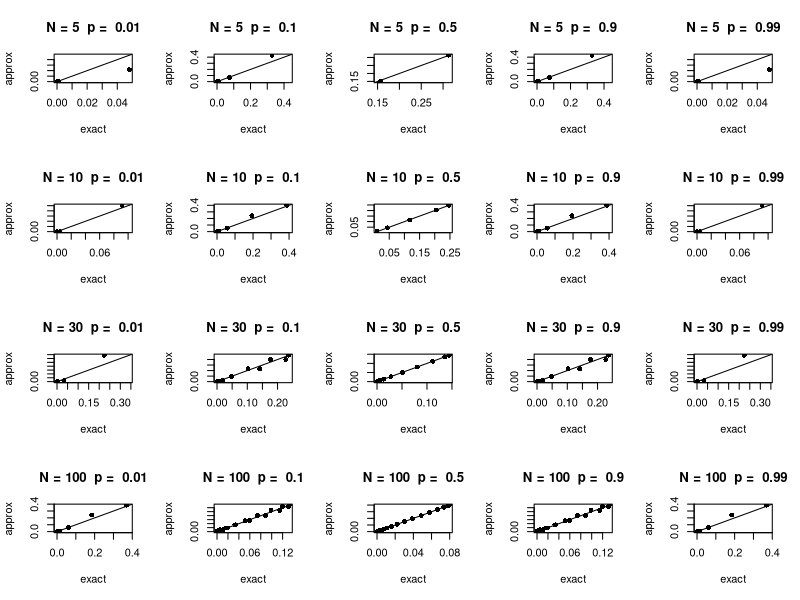

Reproduce this figure in R.
## ---- chunk 1
knitr::opts_chunk$set(echo = TRUE)
## ---- chunk 2
?dbinom
dbinom(2,4,0.49)
## ---- chunk 3
dbinom(4,10,0.49)
## ---- chunk 4
1 - pbinom(10,20,0.40)
## ---- chunk 5
p_win<-1 / 175223510
N <- 189000000
1 - dbinom(0,N,p_win) #prob of 1 or more winning tickets
## ---- chunk 6
1 - pbinom(1,N,p_win) #prob of 2 or more winning tickets
## ---- chunk 7
pbinom(9,20,0.4) - pbinom(7,20, 0.4)
## ---- chunk 8
# E(SN) = Np = 20 * 0.4
# Var(Sn) = Np(1 - p) = 20 * 0.4 * (1 - 0.4)
b <- (9 - 20*.4) / sqrt(20*.4*.6)
a <- (7 - 20*.4) / sqrt(20*.4*.6)
pnorm(b) - pnorm(a)
## ---- chunk 9
exact_prob <- pbinom(450,1000,0.4) - pbinom(350,1000,0.4)

b <- (450 - 1000 * 0.4) / sqrt(1000 * 0.4 * 0.6)
a <- (350 - 1000 * 0.4) / sqrt(1000 * 0.4 * 0.6)
normal_approx <- pnorm(b) - pnorm(a)

abs(exact_prob - normal_approx)
## ---- chunk 10
Ns <- c(5,10,30,100)
ps <- c(0.01,0.10,0.5,0.9,0.99)

par(mfrow = c(4,5))
for (N in Ns){
    k <- seq(1,N-1)
    for (p in ps){
        exact = dbinom(k,N,p) 
        
        a <- (k+0.5 - N*p)/sqrt(N*p*(1-p))
        b <- (k-0.5 - N*p)/sqrt(N*p*(1-p))
        approx = pnorm(a) - pnorm(b)

        plot(exact,approx,main=paste("N =",N," p = ",p), xlim = range(c(approx,exact)), ylim = range(c(approx,exact)),col=1,pch=16)
        abline(0,1)
    }
}
## ---- chunk 11
N <- 189000000
p <- 1/175223510
dbinom(2,N,p)

a <- (2+0.5 - N*p)/sqrt(N*p*(1-p))
b <- (2-0.5 - N*p)/sqrt(N*p*(1-p))
pnorm(a) - pnorm(b)
dpois(2,N*p)

1 - ppois(1,N*p)

